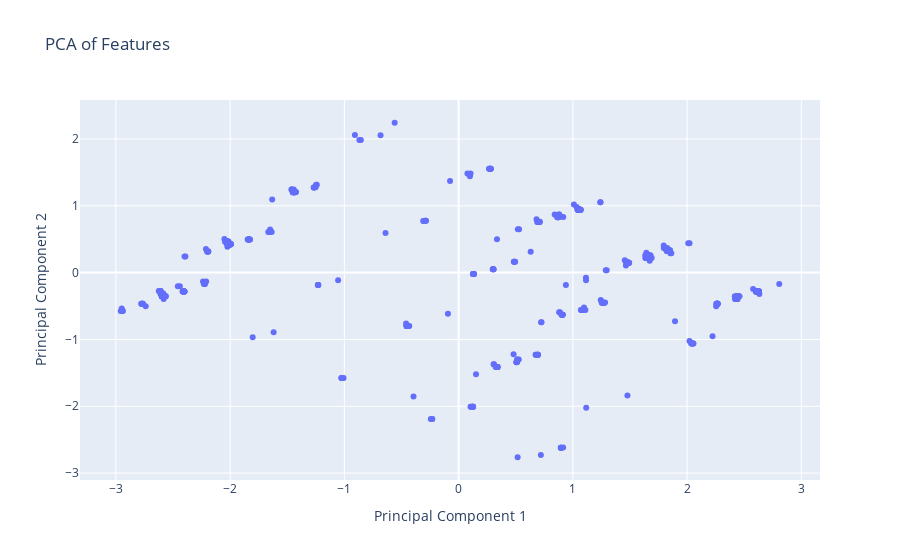
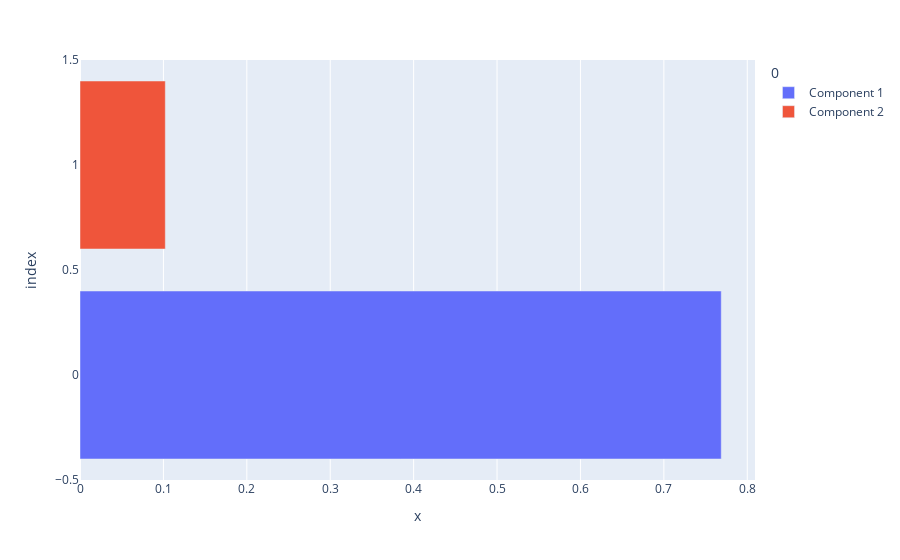

The cell these charts' notebook holds for them, in order:
### Code cell
## same as previous, just make for the presentation
pca = PCA(n_components=2)

pcaData = pca.fit_transform(cleaned_normalize)

PCAfig = px.scatter(
    pcaData,
    x=0,
    y=1,
    title='PCA of Features',
    labels={'0': 'Principal Component 1', '1': 'Principal Component 2'}
)

PCAfig.show()

explained_variance = pca.explained_variance_ratio_
explained_variance_df = pd.DataFrame({
    'Component': ['Component 1', 'Component 2'],
    'Explained Variance': explained_variance
})

PCAVARfig = px.bar(['Component 1', 'Component 2'], explained_variance, color=0)
PCAVARfig.show()

### Figure 1 — Plotly figure (JSON) as saved in the notebook; plotly's stock layout.template omitted (floating-point values rounded to 4 significant figures; data arrays with more than 128 entries replaced by an {"elided": "..."} marker saying what was removed)
{"data": [{"hovertemplate": "Principal Component 1=%{x}<br>Principal Component 2=%{y}<extra></extra>", "legendgroup": "", "marker": {"color": "#636efa", "symbol": "circle"}, "mode": "markers", "name": "", "orientation": "v", "showlegend": false, "type": "scatter", "x": {"elided": "830 float values"}, "xaxis": "x", "y": {"elided": "830 float values"}, "yaxis": "y"}], "layout": {"autosize": true, "legend": {"tracegroupgap": 0}, "title": {"text": "PCA of Features"}, "xaxis": {"anchor": "y", "autorange": true, "domain": [0, 1], "range": [-3.306, 3.155], "title": {"text": "Principal Component 1"}, "type": "linear"}, "yaxis": {"anchor": "x", "autorange": true, "domain": [0, 1], "range": [-3.176, 2.656], "title": {"text": "Principal Component 2"}, "type": "linear"}}}

### Figure 2 — Plotly figure (JSON) as saved in the notebook; plotly's stock layout.template omitted (floating-point values rounded to 4 significant figures)
{"data": [{"alignmentgroup": "True", "hovertemplate": "0=Component 1<br>x=%{x}<br>index=%{y}<extra></extra>", "legendgroup": "Component 1", "marker": {"color": "#636efa", "pattern": {"shape": ""}}, "name": "Component 1", "offsetgroup": "Component 1", "orientation": "h", "showlegend": true, "textposition": "auto", "type": "bar", "x": [0.7688], "xaxis": "x", "y": [0], "yaxis": "y"}, {"alignmentgroup": "True", "hovertemplate": "0=Component 2<br>x=%{x}<br>index=%{y}<extra></extra>", "legendgroup": "Component 2", "marker": {"color": "#EF553B", "pattern": {"shape": ""}}, "name": "Component 2", "offsetgroup": "Component 2", "orientation": "h", "showlegend": true, "textposition": "auto", "type": "bar", "x": [0.1023], "xaxis": "x", "y": [1], "yaxis": "y"}], "layout": {"autosize": true, "barmode": "relative", "legend": {"title": {"text": "0"}, "tracegroupgap": 0}, "margin": {"t": 60}, "xaxis": {"anchor": "y", "autorange": true, "domain": [0, 1], "range": [0, 0.8093], "title": {"text": "x"}, "type": "linear"}, "yaxis": {"anchor": "x", "autorange": true, "domain": [0, 1], "range": [-0.5, 1.5], "title": {"text": "index"}, "type": "linear"}}}
